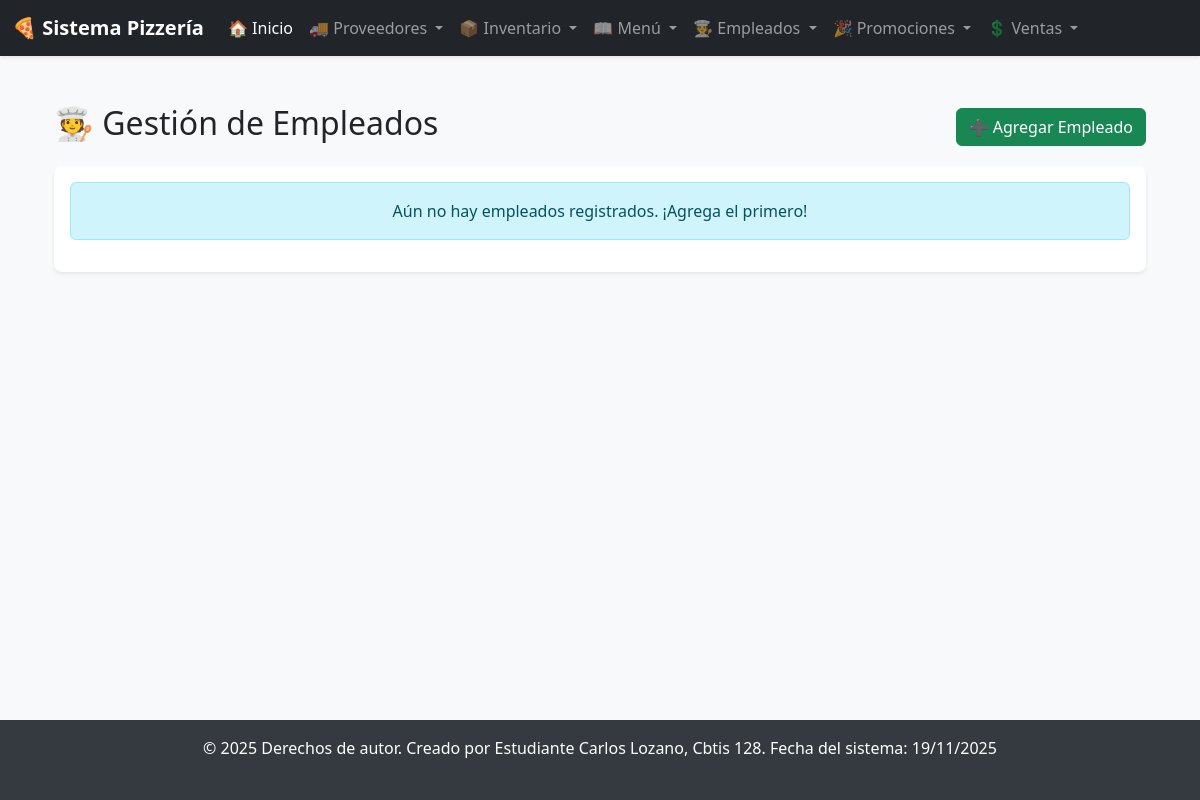
/empleados/, run on an earlier commit of the app's database.
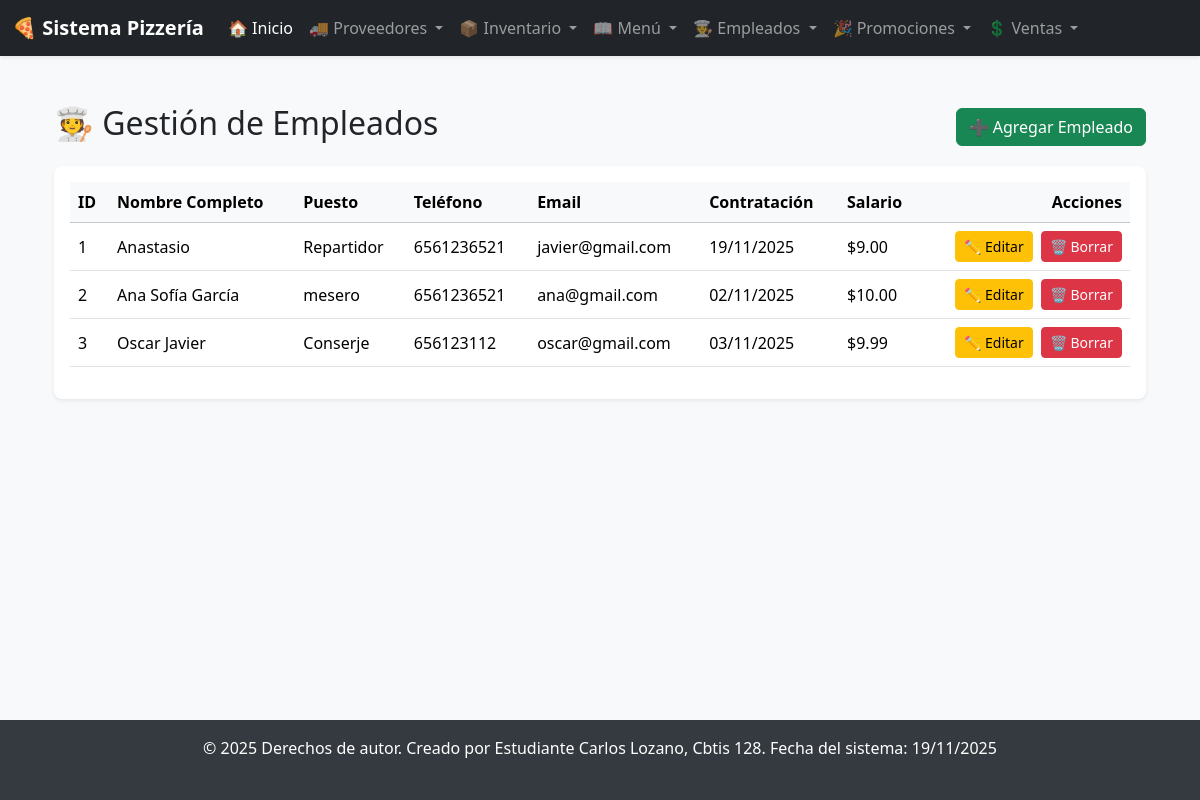
And on a later commit of the database.
### app_Pizzeria/models.py (models this page shows, shortened)
class Empleados(models.Model):
    nombre_completo = models.CharField(max_length=150)
    puesto = models.CharField(max_length=50) # Ej: 'Cajero', 'Cocinero', 'Repartidor'
    telefono = models.CharField(max_length=15, blank=True, null=True)
    email = models.EmailField(max_length=100, blank=True, null=True, unique=True)
    fecha_contratacion = models.DateField()
    direccion = models.CharField(max_length=255, blank=True, null=True)
    salario = models.DecimalField(max_digits=10, decimal_places=2, default=0.00)

### app_Pizzeria/views.py (the view)
# urls.py: path('empleados/', views.ver_empleados, name='ver_empleados'),
def ver_empleados(request):
    empleados = Empleados.objects.all()
    return render(request, 'empleados/ver_empleados.html', {'empleados': empleados})

### app_Pizzeria/templates/empleados/ver_empleados.html (shortened to what this page needs)
{% extends 'base.html' %}
{% block content %}
<div class="container mt-4">
    <div class="d-flex justify-content-between align-items-center mb-3">
        <h1 class="h2">🧑‍🍳 Gestión de Empleados</h1>
        <a href="{% url 'agregar_empleado' %}" class="btn btn-success">
            ➕ Agregar Empleado
        </a>
    </div>
    <div class="card shadow-sm border-0 rounded-3">
        <div class="card-body">
            {% if empleados %}
            <div class="table-responsive">
                <table class="table table-hover align-middle">
                    <thead class="table-light">
                        <tr>
                            <th scope="col">ID</th>
                            <th scope="col">Nombre Completo</th>
                            <th scope="col">Puesto</th>
                            <th scope="col">Teléfono</th>
                            <th scope="col">Email</th>
                            <th scope="col">Contratación</th>
                            <th scope="col">Salario</th>
                            <th scope="col" class="text-end">Acciones</th>
                        </tr>
                    </thead>
                    <tbody>
                        {% for empleado in empleados %}
                        <tr>
                            <td>{{ empleado.id }}</td>
                            <td>{{ empleado.nombre_completo }}</td>
                            <td>{{ empleado.puesto }}</td>
                            <td>{{ empleado.telefono }}</td>
                            <td>{{ empleado.email }}</td>
                            <td>{{ empleado.fecha_contratacion|date:"d/m/Y" }}</td>
                            <td>${{ empleado.salario|floatformat:2 }}</td>
                            <td class="text-end">
                                <a href="{% url 'actualizar_empleado' empleado.id %}" class="btn btn-warning btn-sm me-1">
                                    ✏️ Editar
                                </a>
                                <a href="{% url 'borrar_empleado' empleado.id %}" class="btn btn-danger btn-sm">
                                    🗑️ Borrar
                                </a>
                            </td>
                        </tr>
                        {% endfor %}
                    </tbody>
                </table>
            </div>
            {% else %}
            <div class="alert alert-info text-center" role="alert">
                Aún no hay empleados registrados. ¡Agrega el primero!
            </div>
            {% endif %}
        </div>
    </div>
</div>
{% endblock %}

What changed in the data, as far as the page shows it:
added Empleados: id "1", nombre_completo "Anastasio", puesto "Repartidor", telefono "6561236521", email "javier@gmail.com", fecha_contratacion "19/11/2025", salario "9.00"
added Empleados: id "2", nombre_completo "Ana Sofía García", puesto "mesero", telefono "6561236521", email "ana@gmail.com", fecha_contratacion "02/11/2025", salario "10.00"
added Empleados: id "3", nombre_completo "Oscar Javier", puesto "Conserje", telefono "656123112", email "oscar@gmail.com", fecha_contratacion "03/11/2025", salario "9.99"
Also different on the page:
text no longer shown: "Aún no hay empleados registrados. ¡Agrega el primero!"
text now shown: "ID Nombre Completo Puesto Teléfono Email Contratación Salario Acciones"
